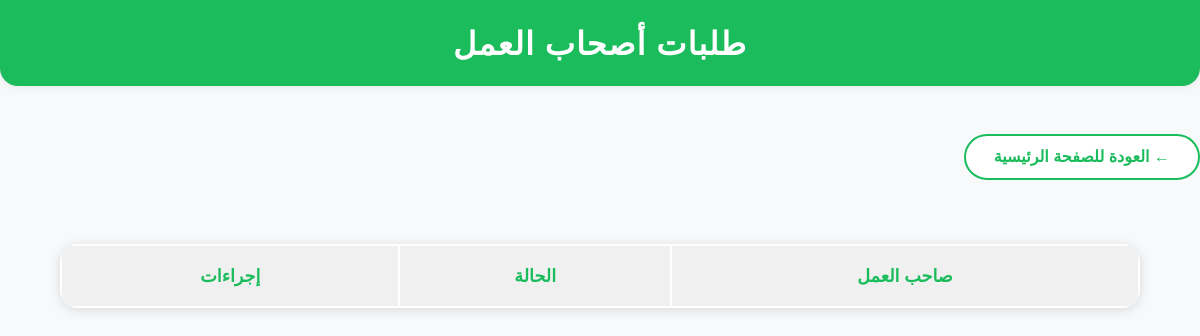
/manage_professional_requests.php (signed in), run on an earlier commit of the app's database.
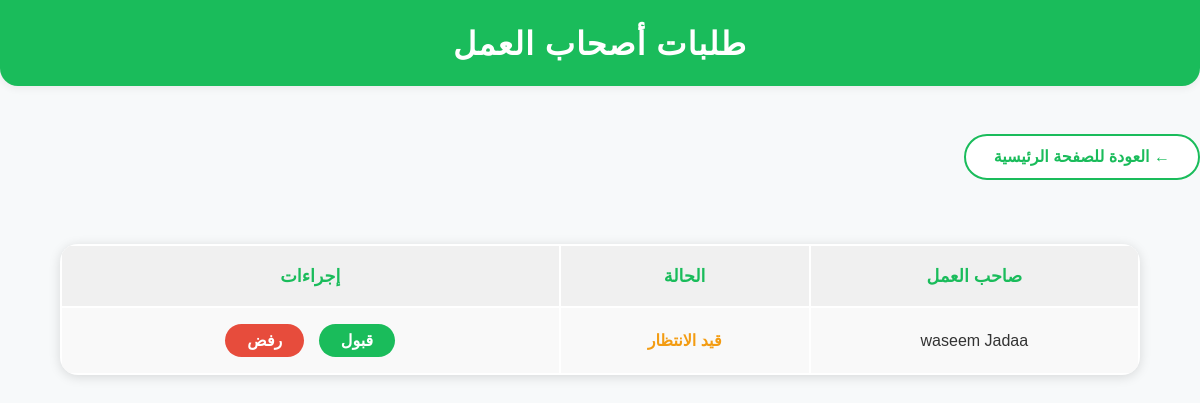
And on a later commit of the database.
### tables this page shows
CREATE TABLE `application` (
  `application_ID` int(11) NOT NULL,
  `job_ID` int(11) DEFAULT NULL,
  `user_ID` int(11) DEFAULT NULL,
  `status` enum('pending','accepted','rejected') DEFAULT 'pending',
  `employer_id` int(11) DEFAULT NULL
);

CREATE TABLE `user` (
  `User_ID` int(11) NOT NULL,
  `name` varchar(255) NOT NULL,
  `email` varchar(255) NOT NULL,
  `password` varchar(255) NOT NULL,
  `role` enum('job_seeker','employer') NOT NULL
);

### manage_professional_requests.php (the view, shortened to what this page needs)
<?php
include 'db.php';
$user_id = $_SESSION['user_id'];
$stmt = $conn->prepare('SELECT a.application_ID, a.status, a.employer_id, u.name as employer_name FROM application a JOIN user u ON a.employer_id = u.User_ID WHERE a.job_ID IS NULL AND a.user_ID = :user_id');
$stmt->execute([':user_id' => $user_id]);
$requests = $stmt->fetchAll(PDO::FETCH_ASSOC);
?>
<!DOCTYPE html>
<html lang="ar" dir="rtl">
<head>
    <link rel="stylesheet" href="css/project.css">
    <link rel="stylesheet" href="css/manage_prof_req_.css">
</head>
<body>
    <div class="main-header">طلبات أصحاب العمل</div>
    <a href="dashboard.php" class="back-btn">&larr; العودة للصفحة الرئيسية</a>
    <table class="requests-table">
        <tr><th>صاحب العمل</th><th>الحالة</th><th>إجراءات</th></tr>
        <?php foreach($requests as $req): ?>
        <tr>
            <td><?= htmlspecialchars($req['employer_name']) ?></td>
            <td>
                <?php if($req['status'] === 'pending'): ?>
                    <span style="color:#f39c12;font-weight:bold;">قيد الانتظار</span>
                <?php elseif($req['status'] === 'accepted'): ?>
                    <span style="color:#1abc5b;font-weight:bold;">مقبول</span>
                <?php else: ?>
                    <span style="color:#e74c3c;font-weight:bold;">مرفوض</span>
                <?php endif; ?>
            </td>
            <td>
                <?php if($req['status'] === 'pending'): ?>
                    <form method="post" style="display:inline;">
                        <button name="action" value="accept" class="action-btn">قبول</button>
                        <button name="action" value="reject" class="action-btn" style="background:#e74c3c;">رفض</button>
                    </form>
                <?php elseif($req['status'] === 'accepted'): ?>
                    <span style="color:#1abc5b;font-weight:bold;">تم القبول</span>
                <?php else: ?>
                    <span style="color:#e74c3c;font-weight:bold;">تم الرفض</span>
                <?php endif; ?>
            </td>
        </tr>
        <?php endforeach; ?>
    </table>
</body>
</html>

What changed in the data, as far as the page shows it:
added application: user.name "waseem Jadaa", status "قيد الانتظار"
